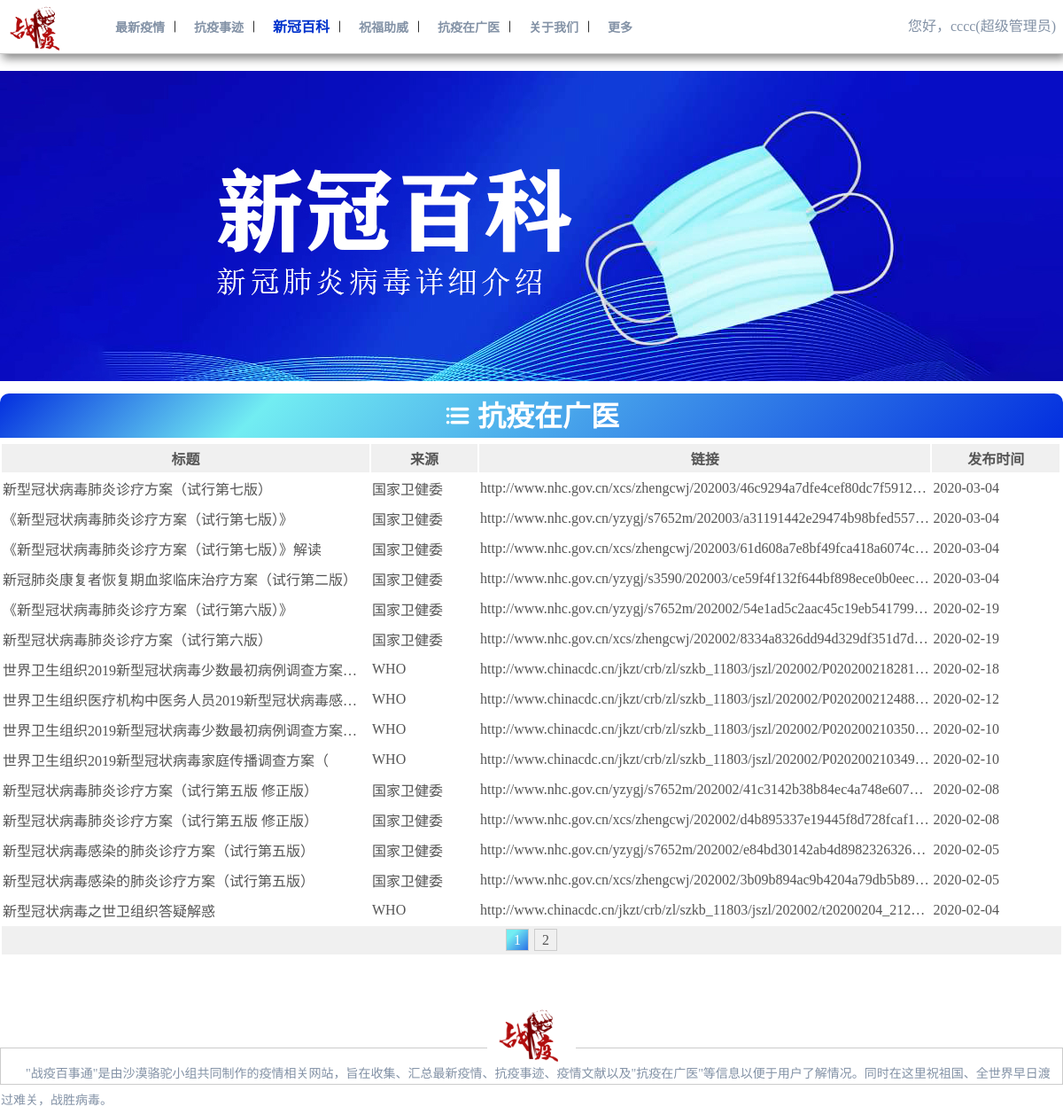
The page /home/literature/literature.php (signed in) on the database its author committed.
### tables this page shows
CREATE TABLE `literature`  (
  `title` varchar(255) NULL DEFAULT NULL,
  `author` varchar(255) NULL DEFAULT NULL,
  `link` varchar(255) NULL DEFAULT NULL,
  `date` date NULL DEFAULT NULL,
  `literatureid` int(10) UNSIGNED NOT NULL AUTO_INCREMENT,
  PRIMARY KEY (`literatureid`) USING BTREE
);

### home/literature/literature.php (the view, shortened to what this page needs)
<?php
require_once("../conn.php");
$pagesizeLiterature = 15;
$pageLiterature = isset($_GET['pageLiterature']) ? $_GET['pageLiterature'] : 1;
$startrowLiterature = ($pageLiterature-1)*$pagesizeLiterature;
$sql = "SELECT * FROM literature ORDER BY date DESC";
$result = mysqli_query($conn,$sql);
$recordsLiterature = mysqli_num_rows($result);
$pagesLiterature = ceil($recordsLiterature/$pagesizeLiterature);
$sql .=" LIMIT {$startrowLiterature},{$pagesizeLiterature}";
$result = mysqli_query($conn,$sql);
$arrsLiteratures = mysqli_fetch_all($result,MYSQLI_ASSOC);
if(isset($_SESSION['id']))
{
	$id = $_SESSION['id'];
	$dsn = "mysql:host=127.0.0.1;port=3306;dbname=zybst;charset=utf8";
	$username = "root";
	$pwd = "12345";
	$pdo = new PDO($dsn,$username,$pwd);
	$sql_select = "SELECT identity FROM user WHERE id = ?";
	$PDOStatement = $pdo->prepare($sql_select);
	$PDOStatement->bindValue(1,$id);
	$PDOStatement->execute();
	$record=$PDOStatement->fetch(PDO::FETCH_ASSOC);
	$identity = $record['identity'];
}
?>
<!DOCTYPE html>
<!DOCTYPE html>
<html lang="en">
<head>
   <link rel="stylesheet" href="../../css/page.css">
    <link rel="stylesheet" href="../../css/iconfont.css">
</head>
<body>
<div id="header">
    <div class="header">
        <div class="header_left">
        <a href="../../index.php"><img src="../../image/logo3.png" alt=""></a>
        </div>
        <div class="header_center">
                    <a href="../situation.php" >最新疫情</a>
                     <i class="icon-anjianfengexian iconfont"></i>
                    <a href="../story.php">抗疫事迹</a>
                     <i class="icon-anjianfengexian iconfont"></i>
                    <a href="../literature.php" id="this">新冠百科</a>
                     <i class="icon-anjianfengexian iconfont"></i>
                    <a href="../benediction.php">祝福助威</a>
                     <i class="icon-anjianfengexian iconfont"></i>
                    <a href="../gdmu.php">抗疫在广医</a>
                     <i class="icon-anjianfengexian iconfont"></i>
                    <a href="../us.php">关于我们</a>
                     <i class="icon-anjianfengexian iconfont"></i>
                    <a href="../more.php">更多</a>
        </div>
        <div class="header_right">
				<?php
					if(isset($id))
					{
						if($identity == "超级管理员")
						{
							echo "<div class='userid'>您好，{$id}(超级管理员)</div>";
						}else
						{
						echo "<div class='logout'><a href='../logout.php'>退出</a></div>";
						echo "<div class='userid'>您好，{$id}</div>";
						}
					}else
					{
						echo "<a href='../login.php' target='_blank' class ='register'>注册</a>";
						echo"<a href='../login.php' target='_blank' class = 'login'><i class='icon-ren iconfont'></i>登录</a>";
					}?>
            </div>
    </div>
</div>
    <div class="view">
        <img src="../../image/bk.jpg" alt="">
    </div>
<div class="literature_box">
	<div class="literature_name"><i class="icon-liebiao1 iconfont"></i>&nbsp;抗疫在广医</div>
	<table class="literature_list">
		<tr>
			<th width="35%">标题</th>
			<th width="10%">来源</th>
			<th width="43%">链接</th>
			<th width="12%">发布时间</th>
		</tr>
		<?php
		    foreach ($arrsLiteratures as $arrsLiterature) {
		     ?>
		    <tr>
		    <td><?php echo $arrsLiterature['title']; ?></td>
		    <td><?php echo $arrsLiterature['author']; ?></td>
		    <td><?php $literatureLink = $arrsLiterature['link']; echo "<a href='$literatureLink' target='_blank' >$literatureLink</a>"; ?></td>
		    <td><?php echo $arrsLiterature['date']; ?></td>
		    </tr>
		    <?php }?>
		    	<tr >
		    		<td class="literature_nav" colspan="5">
						<?php
							for($i=1;$i<=$pagesLiterature;$i++){
								if($pageLiterature==$i){
								echo"<span>$i</span>" ;
								}else
								{
								echo"<a href='?pageLiterature=$i#literature'>$i</a>" ;
								}
							}
							?>
					</td>
				</tr>
	</table>
</div>
    <div id="bottom">
        <div class="bottom_top">
            <img src="../../image/logo3.png" alt="">
        </div>
        <div class="bottom_bottom">
        <p>"战疫百事通"是由沙漠骆驼小组共同制作的疫情相关网站，旨在收集、汇总最新疫情、抗疫事迹、疫情文献以及"抗疫在广医"等信息以便于用户了解情况。同时在这里祝祖国、全世界早日渡过难关，战胜病毒。</p></div>
    </div>
</body>
</html>

### css/page.css (style rules this page uses)
body { font-size: 16px; padding: 0px; margin: 0px; }
a { text-decoration: none; }
#header { width: 100%; height: 60px; border-bottom: 1px solid #ccc; box-shadow:3px 5px 10px #888888; background-color: #FFF; overflow: hidden; position: fixed; top: 0; z-index: 999; }
.header { width: 1366px; height: 60px; margin: 0px auto; }
.header_left { width: 120px; height: 60px; float: left; }
.header_left img { padding: 3px 0px; height: 54px; }
.header_center { width: 650px; height: 60px; line-height: 60px; float: left; font-size: 14px; }
.header_center a { color:#8392A6; font-weight:bold; margin-left: 10px; }
#this { color:#0033CC; font-size: 16px; }
.header_right { width: 550px; height: 60px; float: right; line-height: 60px; color: #8392A6; }
.userid { float: right; }
.view { width: 100%; text-align: center; margin-top: 80px; }
.view img { width: 1200px; }
#bottom { margin-top: 55px; width: 100%; height: 50px; }
.bottom_top { text-align: center; margin-bottom: -20px; }
.bottom_top img { width: 100px; }
.bottom_bottom { height: 40px; border: 1px solid #ccc; line-height: 60px; }
.bottom_bottom p { font-size:14px; text-indent: 2em; color: #8392A6; line-height: 30px; }
.literature_box { width: 1200px; margin: 10px auto; }
.literature_name { width: 1200px; height: 50px; background-image: linear-gradient( 135deg, #032EDF 0%, #72EDF2 25%, #032EDF 100%); color: #ffffff; font-size: 32px; font-weight: bold; border-top-right-radius: 10px; border-top-left-radius: 10px; text-align: center; }
.literature_name i { font-size: 30px; font-weight: bold; }
.literature_list { margin: 5px auto; width: 1200px; table-layout: fixed; font-size: 16px; }
.literature_list a { color: #555555; }
.literature_list tr { width: 100%; color: #555555; height: 30px; }
.literature_list th { color: #555555; height: 30px; background-color: #F0F0F0; }
.literature_list td { color: #555555; height: 30px; white-space: nowrap; overflow: hidden; text-overflow: ellipsis; }
.literature_nav { background-color: #F0F0F0; text-align: center; }
.literature_nav a { padding: 3px 8px; text-decoration: none; margin: 0px 3px; border: 1px solid #ccc; }
.literature_nav span { padding: 3px 8px; margin: 0px 3px; border: 1px solid #ccc; background-image: linear-gradient( 135deg,#72EDF2 25%, #2A71E6 100%); color: #fff; }

### rows shown on the page
literature: title "新型冠状病毒肺炎诊疗方案（试行第七版）", author "国家卫健委", link "http://www.nhc.gov.cn/xcs/zhengcwj/202003/46c9294a7dfe4cef80dc7f5912…", date "2020-03-04"
literature: title "《新型冠状病毒肺炎诊疗方案（试行第七版）》", author "国家卫健委", link "http://www.nhc.gov.cn/yzygj/s7652m/202003/a31191442e29474b98bfed55…", date "2020-03-04"
literature: title "《新型冠状病毒肺炎诊疗方案（试行第七版）》解读", author "国家卫健委", link "http://www.nhc.gov.cn/xcs/zhengcwj/202003/61d608a7e8bf49fca418a6074c…", date "2020-03-04"
literature: title "新冠肺炎康复者恢复期血浆临床治疗方案（试行第二版）", author "国家卫健委", link "http://www.nhc.gov.cn/yzygj/s3590/202003/ce59f4f132f644bf898ece0b0eec…", date "2020-03-04"
literature: title "《新型冠状病毒肺炎诊疗方案（试行第六版）》", author "国家卫健委", link "http://www.nhc.gov.cn/yzygj/s7652m/202002/54e1ad5c2aac45c19eb541799…", date "2020-02-19"
literature: title "新型冠状病毒肺炎诊疗方案（试行第六版）", author "国家卫健委", link "http://www.nhc.gov.cn/xcs/zhengcwj/202002/8334a8326dd94d329df351d7d…", date "2020-02-19"
literature: title "世界卫生组织2019新型冠状病毒少数最初病例调查方案…", author "WHO", link "http://www.chinacdc.cn/jkzt/crb/zl/szkb_11803/jszl/202002/P020200218281…", date "2020-02-18"
literature: title "世界卫生组织医疗机构中医务人员2019新型冠状病毒感…", author "WHO", link "http://www.chinacdc.cn/jkzt/crb/zl/szkb_11803/jszl/202002/P020200212488…", date "2020-02-12"
literature: title "世界卫生组织2019新型冠状病毒少数最初病例调查方案…", author "WHO", link "http://www.chinacdc.cn/jkzt/crb/zl/szkb_11803/jszl/202002/P020200210350…", date "2020-02-10"
literature: title "世界卫生组织2019新型冠状病毒家庭传播调查方案（", author "WHO", link "http://www.chinacdc.cn/jkzt/crb/zl/szkb_11803/jszl/202002/P020200210349…", date "2020-02-10"
literature: title "新型冠状病毒肺炎诊疗方案（试行第五版 修正版）", author "国家卫健委", link "http://www.nhc.gov.cn/yzygj/s7652m/202002/41c3142b38b84ec4a748e607…", date "2020-02-08"
literature: title "新型冠状病毒肺炎诊疗方案（试行第五版 修正版）", author "国家卫健委", link "http://www.nhc.gov.cn/xcs/zhengcwj/202002/d4b895337e19445f8d728fcaf1…", date "2020-02-08"
literature: title "新型冠状病毒感染的肺炎诊疗方案（试行第五版）", author "国家卫健委", link "http://www.nhc.gov.cn/yzygj/s7652m/202002/e84bd30142ab4d8982326326…", date "2020-02-05"
literature: title "新型冠状病毒感染的肺炎诊疗方案（试行第五版）", author "国家卫健委", link "http://www.nhc.gov.cn/xcs/zhengcwj/202002/3b09b894ac9b4204a79db5b89…", date "2020-02-05"
literature: title "新型冠状病毒之世卫组织答疑解惑", author "WHO", link "http://www.chinacdc.cn/jkzt/crb/zl/szkb_11803/jszl/202002/t20200204_212…", date "2020-02-04"

### other values the page prints
$id "cccc"
